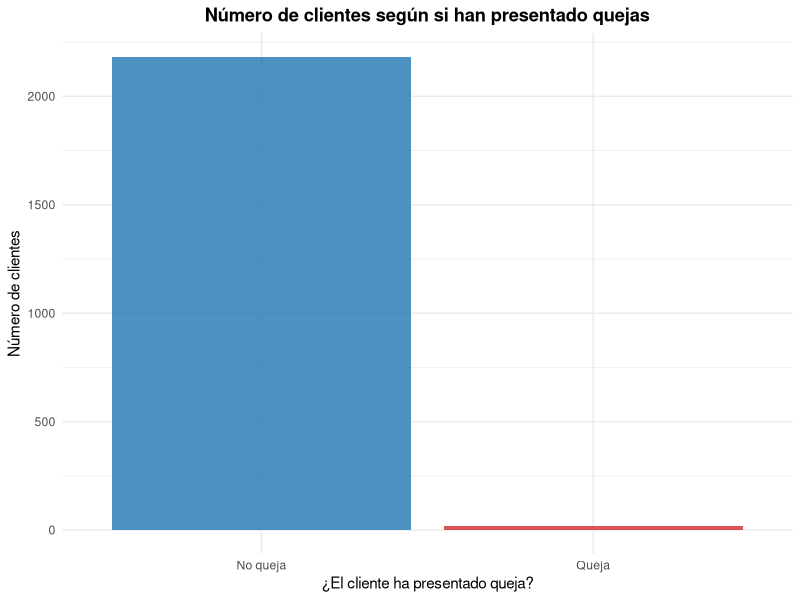
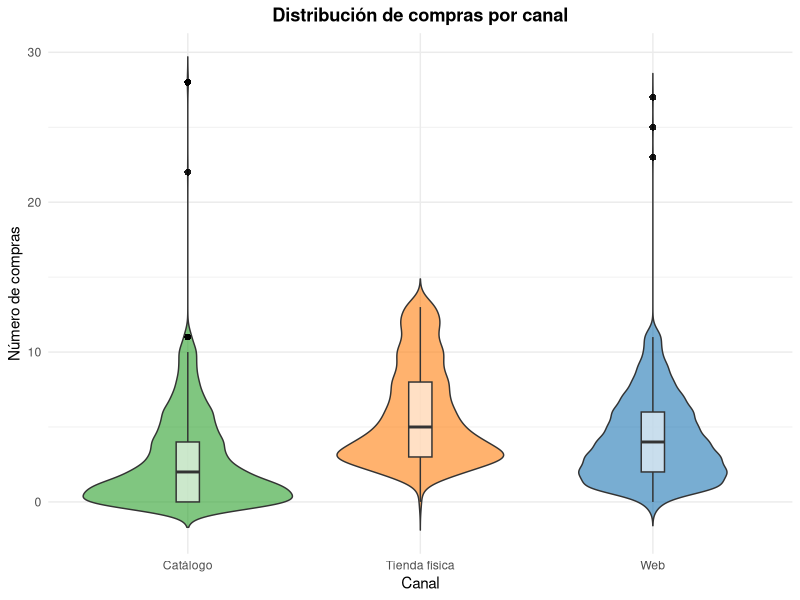
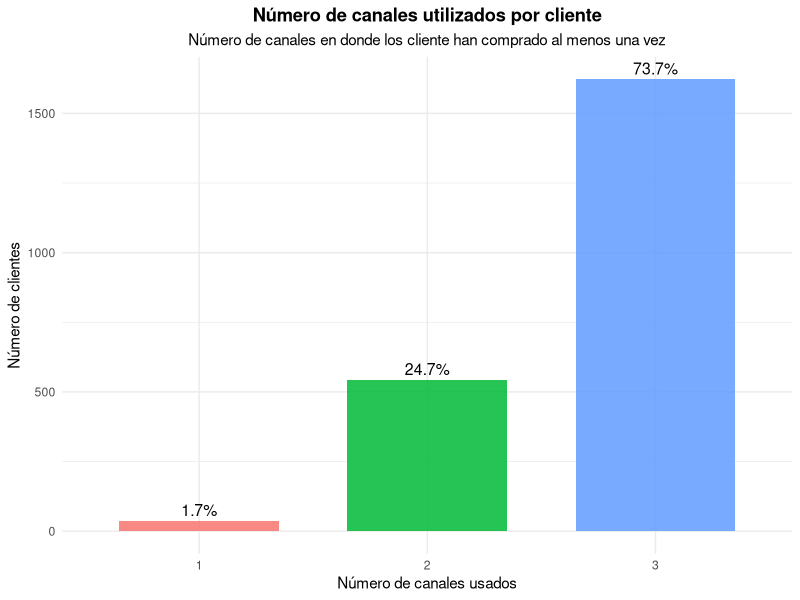
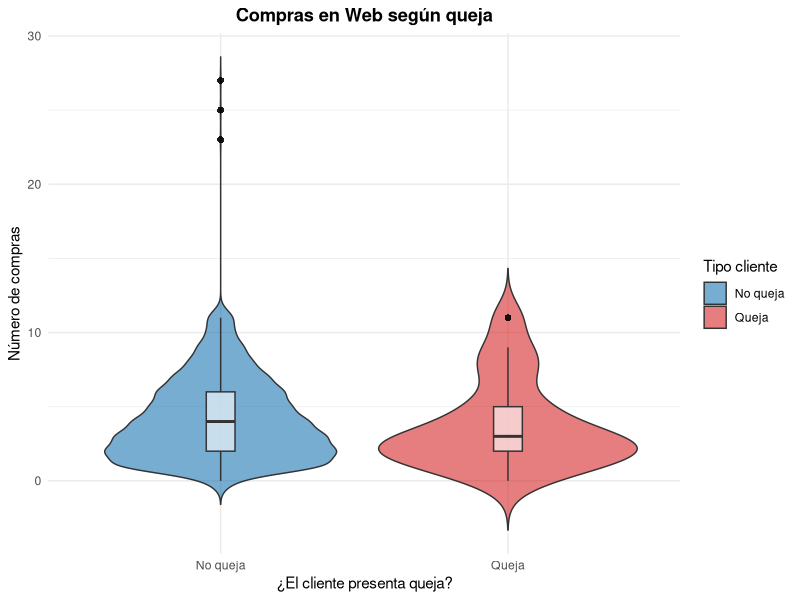
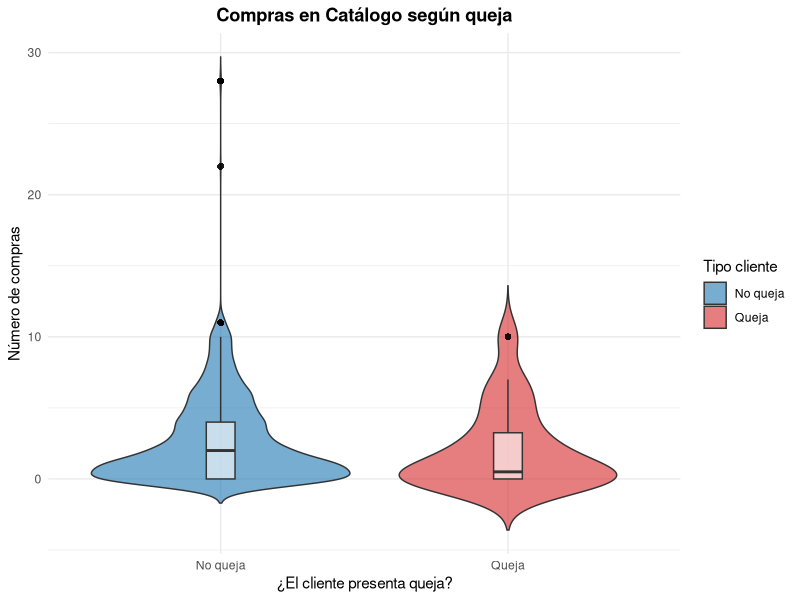
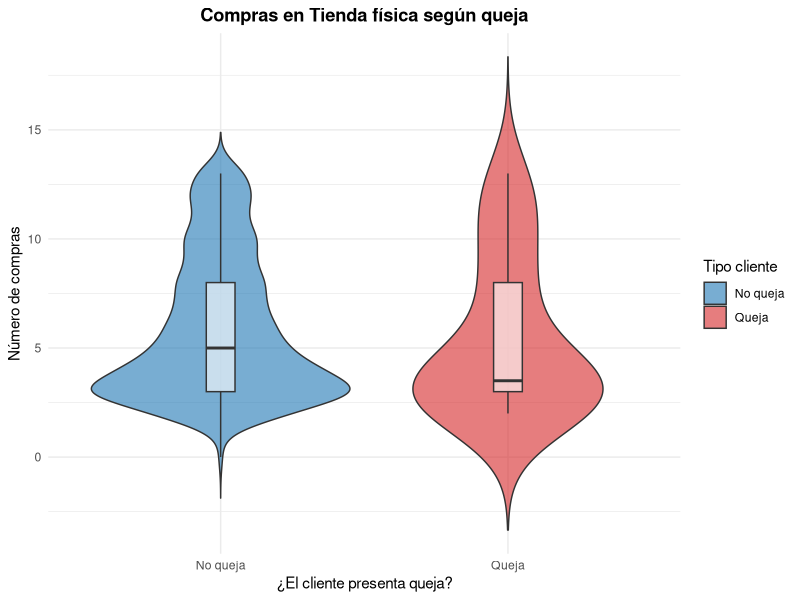
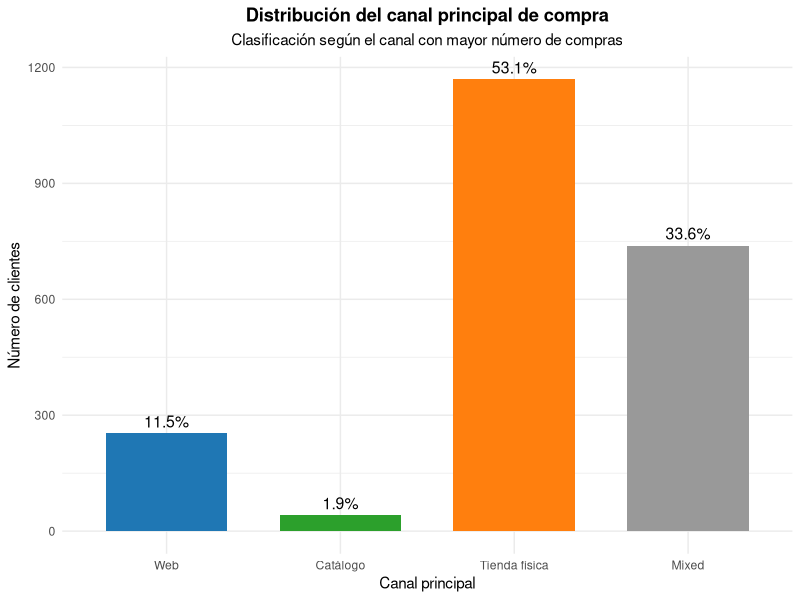
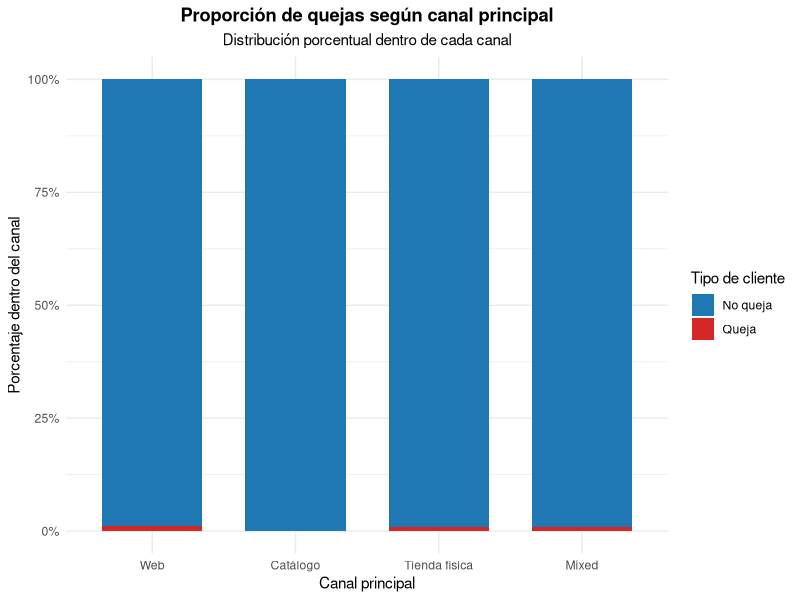

Write the R code that produced these figures, in order.
## ---- chunk 1
library(tidyr)
library(readr)
library(dplyr)
library(ggplot2)
## ---- chunk 2
data <- read_csv("./data/marketing_campaign_processed.csv")
head(data)
## ---- chunk 3
summary(data)
## ---- chunk 4
# frecuencias absolutas
table(data$Complain)

# frecuencias relativas
prop.table(table(data$Complain))
## ---- chunk 5
ggplot(data, aes(x = factor(Complain),
                 fill = factor(Complain))) +
  geom_bar(alpha = 0.8) +
  scale_x_discrete(labels = c("0" = "No queja",
                              "1" = "Queja")) +
  scale_fill_manual(values = c("0" = "#1f77b4",
                               "1" = "#d62728"),
                    labels = c("0" = "No queja",
                               "1" = "Queja")) +
  labs(
    title = "Número de clientes según si han presentado quejas",
    x = "¿El cliente ha presentado queja?",
    y = "Número de clientes",
    fill = "Tipo de cliente"
  ) +
  theme_minimal() +
  theme(
    legend.position = "none",
    plot.title = element_text(face = "bold", hjust = 0.5)
  )
## ---- chunk 6
print("NumWebPurchases:")
summary(data$NumWebPurchases)

print("NumCatalogPurchases:")
summary(data$NumCatalogPurchases)

print("NumStorePurchases")
summary(data$NumStorePurchases)
## ---- chunk 7
data_long <- data %>%
  select(NumWebPurchases, NumCatalogPurchases, NumStorePurchases) %>%
  pivot_longer(cols = everything(),
               names_to = "Channel",
               values_to = "Purchases")

data_long$Channel <- recode(data_long$Channel,
                            "NumWebPurchases" = "Web",
                            "NumCatalogPurchases" = "Catálogo",
                            "NumStorePurchases" = "Tienda física")

ggplot(data_long, aes(x = Channel, y = Purchases, fill = Channel)) +
  geom_violin(trim = FALSE, alpha = 0.6) +
  geom_boxplot(
    width = 0.1,
    fill = "white",
    alpha = 0.6,
    outlier.size = 2,
    outlier.colour = "black",
    outlier.shape = 16,
    outlier.alpha = 0.9
  ) +
  scale_fill_manual(values = c(
    "Web" = "#1f77b4",
    "Catálogo" = "#2ca02c",
    "Tienda física" = "#ff7f0e"
  )) +
  labs(title = "Distribución de compras por canal",
       x = "Canal",
       y = "Número de compras") +
  theme_minimal() +
  theme(
    legend.position = "none",
    plot.title = element_text(face = "bold", hjust = 0.5)
  )
## ---- chunk 8
data_channels_used <- data %>%
  mutate(Channels_Used = (NumWebPurchases>0)+(NumCatalogPurchases>0)+(NumStorePurchases>0))
## ---- chunk 9
table(data_channels_used$Channels_Used)
prop.table(table(data_channels_used$Channels_Used))
## ---- chunk 10
channels_counts <- data_channels_used %>%
  count(Channels_Used) %>%
  mutate(
    pct = n / sum(n) * 100,
    Channels_Used = factor(Channels_Used, levels = c(0, 1, 2, 3))
  )

ggplot(channels_counts, aes(x = Channels_Used, y = n, fill = Channels_Used)) +
  geom_col(width = 0.7, alpha = 0.85) +
  geom_text(aes(label = paste0(round(pct, 1), "%")),
            vjust = -0.4, size = 4) +
  labs(
    title = "Número de canales utilizados por cliente",
    subtitle = "Número de canales en donde los cliente han comprado al menos una vez",
    x = "Número de canales usados",
    y = "Número de clientes"
  ) +
  theme_minimal() +
  theme(
    legend.position = "none",
    plot.title = element_text(face = "bold", hjust = 0.5),
    plot.subtitle = element_text(hjust = 0.5)
  )
## ---- chunk 11
data %>%
  group_by(Complain) %>%
  summarise(
    n = n(),
    web_mean = mean(NumWebPurchases),
    catalog_mean = mean(NumCatalogPurchases),
    store_mean = mean(NumStorePurchases),
    total_mean = mean(Total_Purchases)
  )
## ---- chunk 12
ggplot(data, aes(x = factor(Complain), 
                 y = NumWebPurchases, 
                 fill = factor(Complain))) +
  geom_violin(trim = FALSE, alpha = 0.6) +
  geom_boxplot(
    width = 0.1,
    fill = "white",
    alpha = 0.6,
    outlier.size = 2,
    outlier.shape = 16,
    outlier.colour = "black",
    outlier.alpha = 0.9
  ) +
  scale_x_discrete(labels = c("0" = "No queja",
                              "1" = "Queja")) +
  scale_fill_manual(values = c("0" = "#1f77b4",
                               "1" = "#d62728"),
                    labels = c("0" = "No queja",
                               "1" = "Queja")) +
  labs(title = "Compras en Web según queja",
       x = "¿El cliente presenta queja?",
       y = "Número de compras",
       fill = "Tipo cliente") +
  theme_minimal() +
  theme(
    plot.title = element_text(face = "bold", hjust = 0.5)
  )
## ---- chunk 13
ggplot(data, aes(x = factor(Complain), 
                 y = NumCatalogPurchases, 
                 fill = factor(Complain))) +
  geom_violin(trim = FALSE, alpha = 0.6) +
  geom_boxplot(
    width = 0.1,
    fill = "white",
    alpha = 0.6,
    outlier.size = 2,
    outlier.shape = 16,
    outlier.colour = "black",
    outlier.alpha = 0.9
  ) +
  scale_x_discrete(labels = c("0" = "No queja",
                              "1" = "Queja")) +
  scale_fill_manual(values = c("0" = "#1f77b4",
                               "1" = "#d62728"),
                    labels = c("0" = "No queja",
                               "1" = "Queja")) +
  labs(title = "Compras en Catálogo según queja",
       x = "¿El cliente presenta queja?",
       y = "Número de compras",
       fill = "Tipo cliente") +
  theme_minimal() +
  theme(
    plot.title = element_text(face = "bold", hjust = 0.5)
  )
## ---- chunk 14
ggplot(data, aes(x = factor(Complain), 
                 y = NumStorePurchases, 
                 fill = factor(Complain))) +
  geom_violin(trim = FALSE, alpha = 0.6) +
  geom_boxplot(
    width = 0.1,
    fill = "white",
    alpha = 0.6,
    outlier.size = 2,
    outlier.shape = 16,
    outlier.colour = "black",
    outlier.alpha = 0.9
  ) +
  scale_x_discrete(labels = c("0" = "No queja",
                              "1" = "Queja")) +
  scale_fill_manual(values = c("0" = "#1f77b4",
                               "1" = "#d62728"),
                    labels = c("0" = "No queja",
                               "1" = "Queja")) +
  labs(title = "Compras en Tienda física según queja",
       x = "¿El cliente presenta queja?",
       y = "Número de compras",
       fill = "Tipo cliente") +
  theme_minimal() +
  theme(
    plot.title = element_text(face = "bold", hjust = 0.5)
  )
## ---- chunk 15
data <- data %>%
  mutate(
    Web_prop   = ifelse(Total_Purchases > 0, NumWebPurchases / Total_Purchases, NA_real_),
    Cat_prop   = ifelse(Total_Purchases > 0, NumCatalogPurchases / Total_Purchases, NA_real_),
    Store_prop = ifelse(Total_Purchases > 0, NumStorePurchases / Total_Purchases, NA_real_),
    Primary_Channel = case_when(
      Web_prop   >= 0.5 ~ "Web",
      Cat_prop   >= 0.5 ~ "Catálogo",
      Store_prop >= 0.5 ~ "Tienda física",
      TRUE ~ "Mixed"
    ),
    Primary_Channel = factor(Primary_Channel, levels = c("Web", "Catálogo", "Tienda física", "Mixed"))
  )
## ---- chunk 16
table(data$Primary_Channel)
prop.table(table(data$Primary_Channel))
## ---- chunk 17
primary_counts <- data %>%
  count(Primary_Channel) %>%
  mutate(percentage = n / sum(n) * 100)

ggplot(primary_counts, aes(x = Primary_Channel, y = n, fill = Primary_Channel)) +
  geom_bar(stat = "identity", width = 0.7) +
  geom_text(aes(label = paste0(round(percentage,1), "%")),
            vjust = -0.5,
            size = 4) +
  scale_fill_manual(values = c(
    "Web" = "#1f77b4",
    "Catálogo" = "#2ca02c",
    "Tienda física" = "#ff7f0e",
    "Mixed" = "grey60"
  )) +
  labs(
    title = "Distribución del canal principal de compra",
    subtitle = "Clasificación según el canal con mayor número de compras",
    x = "Canal principal",
    y = "Número de clientes"
  ) +
  theme_minimal() +
  theme(
    legend.position = "none",
    plot.title = element_text(face = "bold", hjust = 0.5),
    plot.subtitle = element_text(hjust = 0.5)
  )
## ---- chunk 18
tabla_contingencia <- table(data$Primary_Channel, data$Complain)
tabla_contingencia
## ---- chunk 19
tasa_queja <- as.data.frame(tabla_contingencia) %>%
  rename(Primary_Channel = Var1, Complain = Var2, n = Freq) %>%
  group_by(Primary_Channel) %>%
  mutate(total = sum(n)) %>%
  filter(Complain == 1) %>%
  transmute(
    Primary_Channel,
    Quejas = n,
    Total = total,
    Tasa_queja = n / total
  )

tasa_queja
## ---- chunk 20
tabla_plot <- as.data.frame(tabla_contingencia) %>%
  rename(
    Primary_Channel = Var1,
    Complain = Var2,
    n = Freq
  ) %>%
  group_by(Primary_Channel) %>%
  mutate(
    total_channel = sum(n),
    proportion = n / total_channel
  )

tabla_plot$Complain <- factor(tabla_plot$Complain,
                              levels = c("0", "1"),
                              labels = c("No queja", "Queja"))

ggplot(tabla_plot, aes(x = Primary_Channel,
                       y = proportion,
                       fill = Complain)) +
  geom_col(position = "fill", width = 0.7) +
  scale_fill_manual(values = c("No queja" = "#1f77b4",
                               "Queja" = "#d62728")) +
  scale_y_continuous(labels = scales::percent_format()) +
  labs(
    title = "Proporción de quejas según canal principal",
    subtitle = "Distribución porcentual dentro de cada canal",
    x = "Canal principal",
    y = "Porcentaje dentro del canal",
    fill = "Tipo de cliente"
  ) +
  theme_minimal() +
  theme(
    plot.title = element_text(face = "bold", hjust = 0.5),
    plot.subtitle = element_text(hjust = 0.5)
  )
## ---- chunk 21
chi_test <- chisq.test(tabla_contingencia)
chi_test
## ---- chunk 22
chi_test$expected
## ---- chunk 23
chi2_stat <- chi_test$statistic
n_total <- sum(tabla_contingencia)
k <- min(nrow(tabla_contingencia) - 1, ncol(tabla_contingencia) - 1)

cramers_v <- sqrt(chi2_stat / (n_total * k))
cramers_v
## ---- chunk 24
model_logit <- glm(
  Complain ~ NumWebPurchases + NumCatalogPurchases + NumStorePurchases,
  data = data,
  family = binomial(link = "logit")
)

summary(model_logit)
## ---- chunk 25
or <- exp(coef(model_logit))
or
## ---- chunk 26
ic <- exp(confint(model_logit))

or_table <- data.frame(
  Variable = names(or),
  OR = as.numeric(or),
  CI_low = as.numeric(ic[,1]),
  CI_high = as.numeric(ic[,2])
)

or_table
